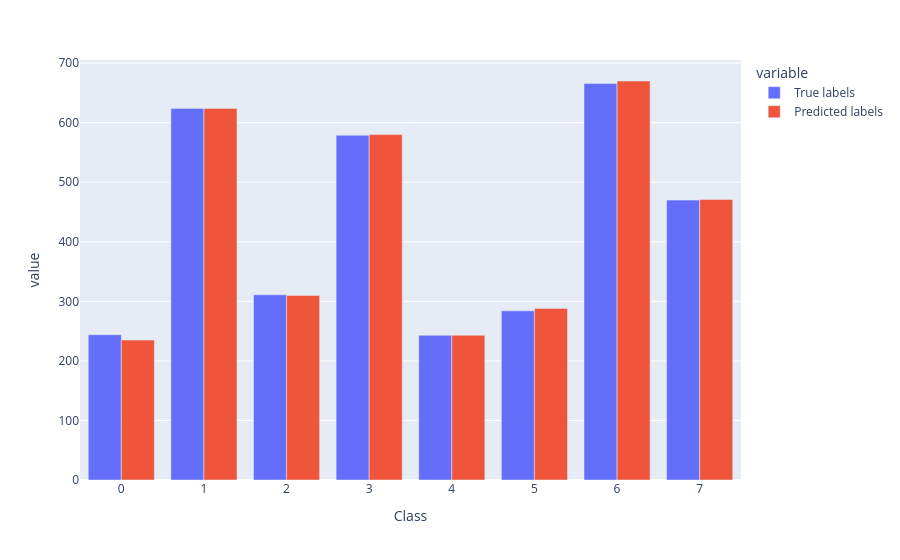

Write notebook code for a chart like this one.
### Markdown cell above
### Inspect train data

### Code cell
# sample images, mean+var, labels dist

fig, axes = plt.subplots(2,8,figsize=(15,5))
for i in range(8): 
    class_img = t_images[t_labels==i]
    axes[0,i].imshow(class_img[0])
    axes[0,i].title.set_text(f"Label: {i}")
    axes[1,i].imshow(class_img[1])
    axes[1,i].title.set_text(f"Label: {i}")

plt.tight_layout()
plt.show()


print(t_images.shape)

fig, axes = plt.subplots(2,8,figsize=(15,5))
for i in range(0,8):
    class_img = t_images[t_labels==i]
    mean_image = np.mean(class_img, axis=(0,), dtype=np.int64) 
    var_image = np.var(class_img, axis=(0,), dtype=np.int64) 
    var_image = var_image/np.max(var_image)
    axes[0,i].imshow(mean_image)
    axes[0,i].title.set_text(f"Mean image {i}")    
    axes[1,i].imshow(var_image)
    axes[1,i].title.set_text(f"Var image {i}")   

plt.tight_layout()
plt.show()


true_labels = np.bincount(test_labels)
pred_labels = np.bincount(test_predictions["resnet18"]["no_aug"])
df = pd.DataFrame({"Class": np.arange(8), "True labels": true_labels, "Predicted labels": pred_labels})
fig = px.bar(df,x="Class", y=["True labels", "Predicted labels"],barmode="group")
fig.show()

### Figure 1 — Plotly figure (JSON) as saved in the notebook; plotly's stock layout.template omitted (floating-point values rounded to 4 significant figures)
{"data": [{"alignmentgroup": "True", "hovertemplate": "variable=True labels<br>Class=%{x}<br>value=%{y}<extra></extra>", "legendgroup": "True labels", "marker": {"color": "#636efa", "pattern": {"shape": ""}}, "name": "True labels", "offsetgroup": "True labels", "orientation": "v", "showlegend": true, "textposition": "auto", "type": "bar", "x": [0, 1, 2, 3, 4, 5, 6, 7], "xaxis": "x", "y": [244, 624, 311, 579, 243, 284, 666, 470], "yaxis": "y"}, {"alignmentgroup": "True", "hovertemplate": "variable=Predicted labels<br>Class=%{x}<br>value=%{y}<extra></extra>", "legendgroup": "Predicted labels", "marker": {"color": "#EF553B", "pattern": {"shape": ""}}, "name": "Predicted labels", "offsetgroup": "Predicted labels", "orientation": "v", "showlegend": true, "textposition": "auto", "type": "bar", "x": [0, 1, 2, 3, 4, 5, 6, 7], "xaxis": "x", "y": [235, 624, 310, 580, 243, 288, 670, 471], "yaxis": "y"}], "layout": {"barmode": "group", "legend": {"title": {"text": "variable"}, "tracegroupgap": 0}, "margin": {"t": 60}, "xaxis": {"anchor": "y", "domain": [0, 1], "title": {"text": "Class"}}, "yaxis": {"anchor": "x", "domain": [0, 1], "title": {"text": "value"}}}}
